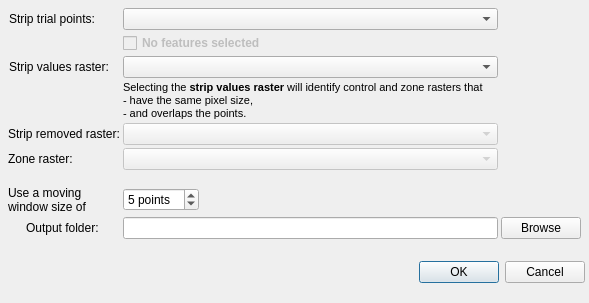
<?xml version="1.0" encoding="UTF-8"?>
<ui version="4.0">
 <class>tTestAnalysisDialog</class>
 <widget class="QDialog" name="tTestAnalysisDialog">
  <property name="windowModality">
   <enum>Qt::ApplicationModal</enum>
  </property>
  <property name="geometry">
   <rect>
    <x>0</x>
    <y>0</y>
    <width>589</width>
    <height>303</height>
   </rect>
  </property>
  <property name="sizePolicy">
   <sizepolicy hsizetype="MinimumExpanding" vsizetype="MinimumExpanding">
    <horstretch>0</horstretch>
    <verstretch>0</verstretch>
   </sizepolicy>
  </property>
  <property name="minimumSize">
   <size>
    <width>560</width>
    <height>0</height>
   </size>
  </property>
  <property name="maximumSize">
   <size>
    <width>16777215</width>
    <height>16777215</height>
   </size>
  </property>
  <property name="windowTitle">
   <string>t-test Analysis</string>
  </property>
  <property name="toolTip">
   <string/>
  </property>
  <property name="statusTip">
   <string/>
  </property>
  <property name="whatsThis">
   <string/>
  </property>
  <property name="autoFillBackground">
   <bool>true</bool>
  </property>
  <layout class="QFormLayout" name="formLayout_2">
   <property name="horizontalSpacing">
    <number>3</number>
   </property>
   <property name="verticalSpacing">
    <number>3</number>
   </property>
   <property name="leftMargin">
    <number>4</number>
   </property>
   <property name="topMargin">
    <number>4</number>
   </property>
   <property name="rightMargin">
    <number>4</number>
   </property>
   <property name="bottomMargin">
    <number>4</number>
   </property>
   <item row="0" column="0" colspan="2">
    <widget class="QFrame" name="fraMain">
     <layout class="QFormLayout" name="formLayout">
      <property name="horizontalSpacing">
       <number>3</number>
      </property>
      <property name="verticalSpacing">
       <number>3</number>
      </property>
      <property name="leftMargin">
       <number>4</number>
      </property>
      <property name="topMargin">
       <number>4</number>
      </property>
      <property name="rightMargin">
       <number>4</number>
      </property>
      <property name="bottomMargin">
       <number>4</number>
      </property>
      <item row="0" column="0" colspan="2">
       <layout class="QGridLayout" name="gridLayout">
        <item row="0" column="0">
         <widget class="QLabel" name="lblPointsLayer">
          <property name="enabled">
           <bool>true</bool>
          </property>
          <property name="sizePolicy">
           <sizepolicy hsizetype="Fixed" vsizetype="Preferred">
            <horstretch>0</horstretch>
            <verstretch>0</verstretch>
           </sizepolicy>
          </property>
          <property name="text">
           <string>Strip trial points:</string>
          </property>
          <property name="wordWrap">
           <bool>true</bool>
          </property>
          <property name="indent">
           <number>1</number>
          </property>
         </widget>
        </item>
        <item row="0" column="1" colspan="2">
         <widget class="QgsMapLayerComboBox" name="mcboPointsLayer">
          <property name="enabled">
           <bool>true</bool>
          </property>
          <property name="sizePolicy">
           <sizepolicy hsizetype="Expanding" vsizetype="Fixed">
            <horstretch>0</horstretch>
            <verstretch>0</verstretch>
           </sizepolicy>
          </property>
          <property name="minimumSize">
           <size>
            <width>100</width>
            <height>20</height>
           </size>
          </property>
         </widget>
        </item>
        <item row="1" column="1" colspan="2">
         <widget class="QCheckBox" name="chkUseSelected">
          <property name="enabled">
           <bool>false</bool>
          </property>
          <property name="sizePolicy">
           <sizepolicy hsizetype="Fixed" vsizetype="Fixed">
            <horstretch>0</horstretch>
            <verstretch>0</verstretch>
           </sizepolicy>
          </property>
          <property name="minimumSize">
           <size>
            <width>0</width>
            <height>0</height>
           </size>
          </property>
          <property name="font">
           <font>
            <weight>75</weight>
            <bold>true</bold>
           </font>
          </property>
          <property name="layoutDirection">
           <enum>Qt::LeftToRight</enum>
          </property>
          <property name="text">
           <string>No features selected</string>
          </property>
         </widget>
        </item>
        <item row="2" column="0">
         <widget class="QLabel" name="lblRasterLayer">
          <property name="sizePolicy">
           <sizepolicy hsizetype="Fixed" vsizetype="Fixed">
            <horstretch>0</horstretch>
            <verstretch>0</verstretch>
           </sizepolicy>
          </property>
          <property name="minimumSize">
           <size>
            <width>0</width>
            <height>0</height>
           </size>
          </property>
          <property name="text">
           <string>Strip values raster:</string>
          </property>
          <property name="wordWrap">
           <bool>false</bool>
          </property>
          <property name="indent">
           <number>1</number>
          </property>
         </widget>
        </item>
        <item row="2" column="1" colspan="2">
         <widget class="QgsMapLayerComboBox" name="mcboRasterLayer">
          <property name="enabled">
           <bool>true</bool>
          </property>
          <property name="sizePolicy">
           <sizepolicy hsizetype="Expanding" vsizetype="Fixed">
            <horstretch>0</horstretch>
            <verstretch>0</verstretch>
           </sizepolicy>
          </property>
          <property name="minimumSize">
           <size>
            <width>100</width>
            <height>20</height>
           </size>
          </property>
         </widget>
        </item>
        <item row="3" column="1" colspan="2">
         <widget class="QLabel" name="lblLayerFilter">
          <property name="sizePolicy">
           <sizepolicy hsizetype="Preferred" vsizetype="Preferred">
            <horstretch>0</horstretch>
            <verstretch>0</verstretch>
           </sizepolicy>
          </property>
          <property name="minimumSize">
           <size>
            <width>0</width>
            <height>20</height>
           </size>
          </property>
          <property name="maximumSize">
           <size>
            <width>16777215</width>
            <height>16777215</height>
           </size>
          </property>
          <property name="text">
           <string>&lt;!DOCTYPE HTML PUBLIC &quot;-//W3C//DTD HTML 4.0//EN&quot; &quot;http://www.w3.org/TR/REC-html40/strict.dtd&quot;&gt;
&lt;html&gt;&lt;head&gt;&lt;meta name=&quot;qrichtext&quot; content=&quot;1&quot; /&gt;&lt;style type=&quot;text/css&quot;&gt;
p, li { white-space: pre-wrap; }
&lt;/style&gt;&lt;/head&gt;&lt;body style=&quot; font-family:'MS Shell Dlg 2'; font-size:8pt; font-weight:400; font-style:normal;&quot;&gt;
&lt;p style=&quot; margin-top:0px; margin-bottom:0px; margin-left:0px; margin-right:0px; -qt-block-indent:0; text-indent:0px;&quot;&gt;Selecting the&lt;span style=&quot; font-weight:600;&quot;&gt; strip values raster &lt;/span&gt;will identify control and zone rasters that&lt;/p&gt;
&lt;p style=&quot; margin-top:0px; margin-bottom:0px; margin-left:0px; margin-right:0px; -qt-block-indent:0; text-indent:0px;&quot;&gt;- have the same pixel size,&lt;/p&gt;
&lt;p style=&quot; margin-top:0px; margin-bottom:0px; margin-left:0px; margin-right:0px; -qt-block-indent:0; text-indent:0px;&quot;&gt;- and overlaps the points.&lt;/p&gt;&lt;/body&gt;&lt;/html&gt;</string>
          </property>
          <property name="wordWrap">
           <bool>true</bool>
          </property>
          <property name="indent">
           <number>0</number>
          </property>
         </widget>
        </item>
        <item row="4" column="0">
         <widget class="QLabel" name="lblCtrlRasterLayer">
          <property name="sizePolicy">
           <sizepolicy hsizetype="Minimum" vsizetype="Fixed">
            <horstretch>0</horstretch>
            <verstretch>0</verstretch>
           </sizepolicy>
          </property>
          <property name="text">
           <string>Strip removed raster:</string>
          </property>
         </widget>
        </item>
        <item row="4" column="1" colspan="2">
         <widget class="QgsMapLayerComboBox" name="mcboCtrlRasterLayer">
          <property name="enabled">
           <bool>false</bool>
          </property>
          <property name="sizePolicy">
           <sizepolicy hsizetype="MinimumExpanding" vsizetype="Fixed">
            <horstretch>0</horstretch>
            <verstretch>0</verstretch>
           </sizepolicy>
          </property>
          <property name="minimumSize">
           <size>
            <width>200</width>
            <height>20</height>
           </size>
          </property>
          <property name="allowEmptyLayer">
           <bool>true</bool>
          </property>
          <property name="showCrs">
           <bool>true</bool>
          </property>
         </widget>
        </item>
        <item row="5" column="0">
         <widget class="QLabel" name="lblZoneLayer">
          <property name="text">
           <string>Zone raster:</string>
          </property>
         </widget>
        </item>
        <item row="5" column="1" colspan="2">
         <widget class="QgsMapLayerComboBox" name="mcboZoneRasterLyr">
          <property name="enabled">
           <bool>false</bool>
          </property>
          <property name="sizePolicy">
           <sizepolicy hsizetype="MinimumExpanding" vsizetype="Fixed">
            <horstretch>0</horstretch>
            <verstretch>0</verstretch>
           </sizepolicy>
          </property>
          <property name="minimumSize">
           <size>
            <width>150</width>
            <height>20</height>
           </size>
          </property>
          <property name="allowEmptyLayer">
           <bool>true</bool>
          </property>
          <property name="showCrs">
           <bool>true</bool>
          </property>
         </widget>
        </item>
        <item row="6" column="0">
         <spacer name="verticalSpacer_2">
          <property name="orientation">
           <enum>Qt::Vertical</enum>
          </property>
          <property name="sizeType">
           <enum>QSizePolicy::Fixed</enum>
          </property>
          <property name="sizeHint" stdset="0">
           <size>
            <width>20</width>
            <height>13</height>
           </size>
          </property>
         </spacer>
        </item>
        <item row="7" column="0">
         <widget class="QLabel" name="lblMovingWinSize">
          <property name="sizePolicy">
           <sizepolicy hsizetype="Fixed" vsizetype="Minimum">
            <horstretch>0</horstretch>
            <verstretch>0</verstretch>
           </sizepolicy>
          </property>
          <property name="text">
           <string>Use a moving 
window size of</string>
          </property>
          <property name="alignment">
           <set>Qt::AlignLeading|Qt::AlignLeft|Qt::AlignVCenter</set>
          </property>
          <property name="indent">
           <number>0</number>
          </property>
         </widget>
        </item>
        <item row="7" column="1">
         <widget class="QSpinBox" name="dsbMovingWinSize">
          <property name="sizePolicy">
           <sizepolicy hsizetype="Fixed" vsizetype="Fixed">
            <horstretch>0</horstretch>
            <verstretch>0</verstretch>
           </sizepolicy>
          </property>
          <property name="minimumSize">
           <size>
            <width>50</width>
            <height>0</height>
           </size>
          </property>
          <property name="maximumSize">
           <size>
            <width>200</width>
            <height>16777215</height>
           </size>
          </property>
          <property name="suffix">
           <string> points</string>
          </property>
          <property name="minimum">
           <number>3</number>
          </property>
          <property name="maximum">
           <number>21</number>
          </property>
          <property name="value">
           <number>5</number>
          </property>
         </widget>
        </item>
        <item row="7" column="2">
         <spacer name="horizontalSpacer">
          <property name="orientation">
           <enum>Qt::Horizontal</enum>
          </property>
          <property name="sizeHint" stdset="0">
           <size>
            <width>270</width>
            <height>20</height>
           </size>
          </property>
         </spacer>
        </item>
        <item row="8" column="0">
         <widget class="QLabel" name="lblOutputFolder">
          <property name="sizePolicy">
           <sizepolicy hsizetype="Fixed" vsizetype="Preferred">
            <horstretch>0</horstretch>
            <verstretch>0</verstretch>
           </sizepolicy>
          </property>
          <property name="text">
           <string>Output folder:</string>
          </property>
          <property name="alignment">
           <set>Qt::AlignLeading|Qt::AlignLeft|Qt::AlignVCenter</set>
          </property>
          <property name="indent">
           <number>18</number>
          </property>
         </widget>
        </item>
        <item row="8" column="1" colspan="2">
         <widget class="QLineEdit" name="lneOutputFolder">
          <property name="sizePolicy">
           <sizepolicy hsizetype="Expanding" vsizetype="Preferred">
            <horstretch>0</horstretch>
            <verstretch>0</verstretch>
           </sizepolicy>
          </property>
          <property name="minimumSize">
           <size>
            <width>0</width>
            <height>20</height>
           </size>
          </property>
          <property name="toolTip">
           <string>&lt;html&gt;&lt;head/&gt;&lt;body&gt;&lt;p&gt;Save output image to this folder. A sub-folder with the image name will be created.&lt;/p&gt;&lt;/body&gt;&lt;/html&gt;</string>
          </property>
         </widget>
        </item>
        <item row="8" column="3">
         <widget class="QPushButton" name="cmdOutputFolder">
          <property name="sizePolicy">
           <sizepolicy hsizetype="Minimum" vsizetype="Fixed">
            <horstretch>0</horstretch>
            <verstretch>0</verstretch>
           </sizepolicy>
          </property>
          <property name="text">
           <string>Browse</string>
          </property>
         </widget>
        </item>
       </layout>
      </item>
     </layout>
    </widget>
   </item>
   <item row="1" column="0" colspan="2">
    <widget class="QDialogButtonBox" name="buttonBox">
     <property name="sizePolicy">
      <sizepolicy hsizetype="Preferred" vsizetype="MinimumExpanding">
       <horstretch>0</horstretch>
       <verstretch>0</verstretch>
      </sizepolicy>
     </property>
     <property name="orientation">
      <enum>Qt::Horizontal</enum>
     </property>
     <property name="standardButtons">
      <set>QDialogButtonBox::Cancel|QDialogButtonBox::Ok</set>
     </property>
    </widget>
   </item>
  </layout>
 </widget>
 <customwidgets>
  <customwidget>
   <class>QgsMapLayerComboBox</class>
   <extends>QComboBox</extends>
   <header>qgsmaplayercombobox.h</header>
  </customwidget>
 </customwidgets>
 <resources/>
 <connections>
  <connection>
   <sender>buttonBox</sender>
   <signal>accepted()</signal>
   <receiver>tTestAnalysisDialog</receiver>
   <slot>accept()</slot>
   <hints>
    <hint type="sourcelabel">
     <x>305</x>
     <y>434</y>
    </hint>
    <hint type="destinationlabel">
     <x>256</x>
     <y>227</y>
    </hint>
   </hints>
  </connection>
  <connection>
   <sender>buttonBox</sender>
   <signal>rejected()</signal>
   <receiver>tTestAnalysisDialog</receiver>
   <slot>reject()</slot>
   <hints>
    <hint type="sourcelabel">
     <x>305</x>
     <y>434</y>
    </hint>
    <hint type="destinationlabel">
     <x>256</x>
     <y>227</y>
    </hint>
   </hints>
  </connection>
 </connections>
</ui>
